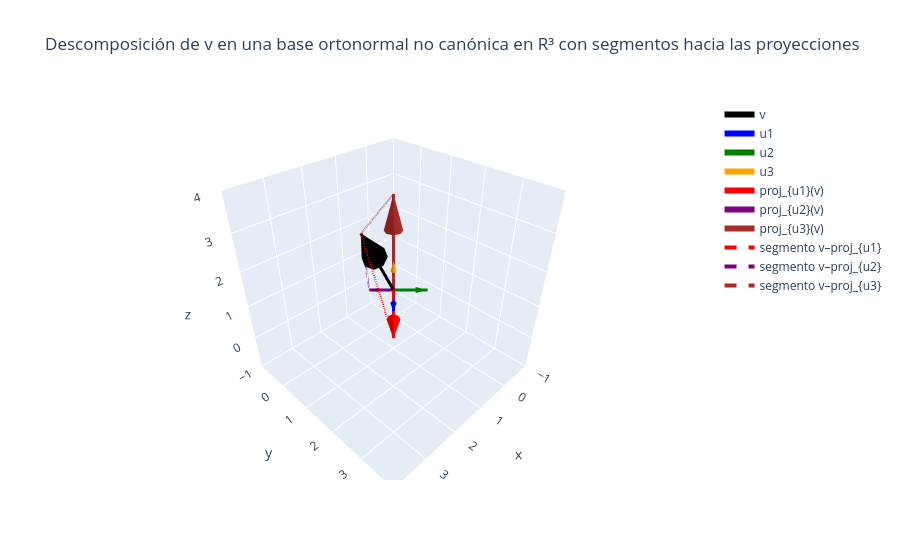

Source (notebook cell):
### Markdown cell above
## Script en Plotly para visualizar el ejemplo

Este script muestra:

* el vector $v$,
* la base ortonormal ${u_1,u_2,u_3}$,
* las proyecciones de $v$ sobre cada vector de la base.

### Code cell
import numpy as np
import plotly.graph_objects as go

# =========================
# Vector v
# =========================
v = np.array([2, 1, 3])

# =========================
# Base ortonormal distinta de la canónica
# =========================
u1 = np.array([1/np.sqrt(2), 1/np.sqrt(2), 0])
u2 = np.array([-1/np.sqrt(2), 1/np.sqrt(2), 0])
u3 = np.array([0, 0, 1])

# =========================
# Proyecciones
# =========================
proj1 = np.dot(v, u1) * u1
proj2 = np.dot(v, u2) * u2
proj3 = np.dot(v, u3) * u3

# =========================
# Función para dibujar vectores con flecha del mismo color
# =========================
def vector_con_flecha(vec, color, name, ancho=6, sizeref=0.35):
    # segmento
    fig.add_trace(go.Scatter3d(
        x=[0, vec[0]],
        y=[0, vec[1]],
        z=[0, vec[2]],
        mode='lines',
        line=dict(width=ancho, color=color),
        name=name
    ))
    
    # flecha en la punta
    fig.add_trace(go.Cone(
        x=[vec[0]],
        y=[vec[1]],
        z=[vec[2]],
        u=[vec[0]], v=[vec[1]], w=[vec[2]],
        sizemode="scaled",
        sizeref=sizeref,
        showscale=False,
        colorscale=[[0, color], [1, color]],  # mismo color del segmento
        anchor="tip",
        name=' '
    ))

# =========================
# Función para segmentos entre dos puntos
# =========================
def segment_trace(p1, p2, color, name):
    return go.Scatter3d(
        x=[p1[0], p2[0]],
        y=[p1[1], p2[1]],
        z=[p1[2], p2[2]],
        mode='lines',
        line=dict(width=4, color=color, dash='dash'),
        name=name
    )

# =========================
# Crear figura
# =========================
fig = go.Figure()

# Vector original
vector_con_flecha(v, 'black', 'v')

# Base ortonormal
vector_con_flecha(u1, 'blue', 'u1')
vector_con_flecha(u2, 'green', 'u2')
vector_con_flecha(u3, 'orange', 'u3')

# Proyecciones
vector_con_flecha(proj1, 'red', 'proj_{u1}(v)')
vector_con_flecha(proj2, 'purple', 'proj_{u2}(v)')
vector_con_flecha(proj3, 'brown', 'proj_{u3}(v)')

# =========================
# Segmentos desde el extremo de v hacia cada proyección
# =========================
fig.add_trace(segment_trace(v, proj1, 'red', 'segmento v–proj_{u1}'))
fig.add_trace(segment_trace(v, proj2, 'purple', 'segmento v–proj_{u2}'))
fig.add_trace(segment_trace(v, proj3, 'brown', 'segmento v–proj_{u3}'))

# =========================
# Configuración de ejes
# =========================
axis_range = [-1, 4]

fig.update_layout(
    scene=dict(
        xaxis=dict(range=axis_range, title='x'),
        yaxis=dict(range=axis_range, title='y'),
        zaxis=dict(range=axis_range, title='z'),
        aspectmode='cube',
        camera=dict(eye=dict(x=1.25, y=1.25, z=1.25))
    ),
    title='Descomposición de v en una base ortonormal no canónica en R³ con segmentos hacia las proyecciones'
)

fig.show()

fig.write_image(r"C:\Users\marco\Downloads\descomposion_v_base_no_canonica.png")

### Figure 1 — Plotly figure (JSON) as saved in the notebook; plotly's stock layout.template omitted (floating-point values rounded to 4 significant figures)
{"data": [{"line": {"color": "black", "width": 6}, "mode": "lines", "name": "v", "type": "scatter3d", "x": [0, 2], "y": [0, 1], "z": [0, 3]}, {"anchor": "tip", "colorscale": [[0, "black"], [1, "black"]], "name": " ", "showscale": false, "sizemode": "scaled", "sizeref": 0.35, "type": "cone", "u": [2], "v": [1], "w": [3], "x": [2], "y": [1], "z": [3]}, {"line": {"color": "blue", "width": 6}, "mode": "lines", "name": "u1", "type": "scatter3d", "x": [0, 0.7071], "y": [0, 0.7071], "z": [0, 0]}, {"anchor": "tip", "colorscale": [[0, "blue"], [1, "blue"]], "name": " ", "showscale": false, "sizemode": "scaled", "sizeref": 0.35, "type": "cone", "u": [0.7071], "v": [0.7071], "w": [0], "x": [0.7071], "y": [0.7071], "z": [0]}, {"line": {"color": "green", "width": 6}, "mode": "lines", "name": "u2", "type": "scatter3d", "x": [0, -0.7071], "y": [0, 0.7071], "z": [0, 0]}, {"anchor": "tip", "colorscale": [[0, "green"], [1, "green"]], "name": " ", "showscale": false, "sizemode": "scaled", "sizeref": 0.35, "type": "cone", "u": [-0.7071], "v": [0.7071], "w": [0], "x": [-0.7071], "y": [0.7071], "z": [0]}, {"line": {"color": "orange", "width": 6}, "mode": "lines", "name": "u3", "type": "scatter3d", "x": [0, 0], "y": [0, 0], "z": [0, 1]}, {"anchor": "tip", "colorscale": [[0, "orange"], [1, "orange"]], "name": " ", "showscale": false, "sizemode": "scaled", "sizeref": 0.35, "type": "cone", "u": [0], "v": [0], "w": [1], "x": [0], "y": [0], "z": [1]}, {"line": {"color": "red", "width": 6}, "mode": "lines", "name": "proj_{u1}(v)", "type": "scatter3d", "x": [0, 1.5], "y": [0, 1.5], "z": [0, 0]}, {"anchor": "tip", "colorscale": [[0, "red"], [1, "red"]], "name": " ", "showscale": false, "sizemode": "scaled", "sizeref": 0.35, "type": "cone", "u": [1.5], "v": [1.5], "w": [0], "x": [1.5], "y": [1.5], "z": [0]}, {"line": {"color": "purple", "width": 6}, "mode": "lines", "name": "proj_{u2}(v)", "type": "scatter3d", "x": [0, 0.5], "y": [0, -0.5], "z": [0, 0]}, {"anchor": "tip", "colorscale": [[0, "purple"], [1, "purple"]], "name": " ", "showscale": false, "sizemode": "scaled", "sizeref": 0.35, "type": "cone", "u": [0.5], "v": [-0.5], "w": [0], "x": [0.5], "y": [-0.5], "z": [0]}, {"line": {"color": "brown", "width": 6}, "mode": "lines", "name": "proj_{u3}(v)", "type": "scatter3d", "x": [0, 0], "y": [0, 0], "z": [0, 3]}, {"anchor": "tip", "colorscale": [[0, "brown"], [1, "brown"]], "name": " ", "showscale": false, "sizemode": "scaled", "sizeref": 0.35, "type": "cone", "u": [0], "v": [0], "w": [3], "x": [0], "y": [0], "z": [3]}, {"line": {"color": "red", "dash": "dash", "width": 4}, "mode": "lines", "name": "segmento v–proj_{u1}", "type": "scatter3d", "x": [2, 1.5], "y": [1, 1.5], "z": [3, 0]}, {"line": {"color": "purple", "dash": "dash", "width": 4}, "mode": "lines", "name": "segmento v–proj_{u2}", "type": "scatter3d", "x": [2, 0.5], "y": [1, -0.5], "z": [3, 0]}, {"line": {"color": "brown", "dash": "dash", "width": 4}, "mode": "lines", "name": "segmento v–proj_{u3}", "type": "scatter3d", "x": [2, 0], "y": [1, 0], "z": [3, 3]}], "layout": {"scene": {"aspectmode": "cube", "camera": {"eye": {"x": 1.25, "y": 1.25, "z": 1.25}}, "xaxis": {"range": [-1, 4], "title": {"text": "x"}}, "yaxis": {"range": [-1, 4], "title": {"text": "y"}}, "zaxis": {"range": [-1, 4], "title": {"text": "z"}}}, "title": {"text": "Descomposición de v en una base ortonormal no canónica en R³ con segmentos hacia las proyecciones"}}}
